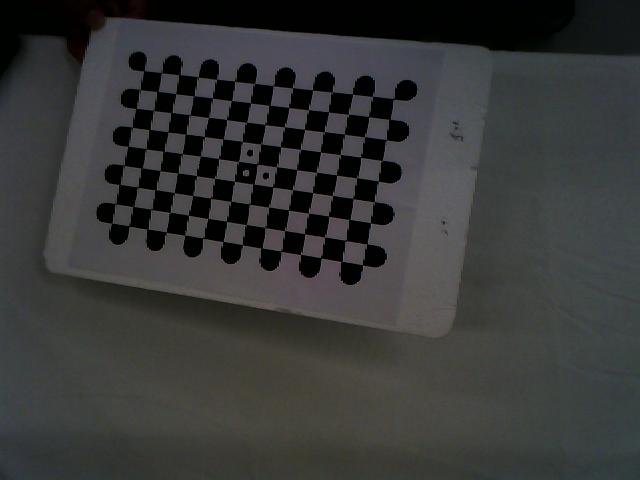
#> input picture catkin_ws/src/ur5_yan/scripts/Radon_calibration/data/19.png, 640 x 480 px
$ jupyter execute '角点检测与可视化.ipynb'
#> lines starting #> are read from the running program, lines starting #| are printed output that depends on the picture
[cell 1]
from matplotlib import pyplot as plt
import cv2
import yaml

## 载入配置

[cell 2]
with open('config/camera_calibration.yaml', 'r', encoding='utf-8') as f:
    config = yaml.load(f.read(), Loader=yaml.SafeLoader)
n_row = config['caliboard']['row']
n_column = config['caliboard']['column']

## 读入图片

[cell 3]
# 读入一个图片
img = cv2.imread("./data/19.png")
#> img is the input picture: shape (480, 640, 3); mean B, G, R 55.7, 56.4, 55.3
# 显示图像
plt.imshow(img[:,:, ::-1])

[cell 4]
# 转换为灰度图
img_gray = cv2.cvtColor(img, cv2.COLOR_BGR2GRAY)
plt.imshow(img_gray, cmap="gray")

[cell 5]
# 标志位
# - cv2.CALIB_CB_ACCURACY： 上采样，保证亚像素级别的精度。
# - cv2.CALIB_CB_EXHAUSTIVE: 执行一个详细的搜索，提高检出率。
# - cv2.CALIB_CB_NORMALIZE_IMAGE：图像均衡化
# meta
# - 4：在画面中出现的marker里面，最左上角的那个marker(圆) 为白底黑圆
ret, corners, meta = cv2.findChessboardCornersSBWithMeta(img_gray, (n_row, n_column), \
        flags=cv2.CALIB_CB_ACCURACY|cv2.CALIB_CB_EXHAUSTIVE|cv2.CALIB_CB_NORMALIZE_IMAGE, meta=4)
#> ret = True; corners = 126 rows, first 8: [111.3, 223.3], [114.8, 203.7], [119.7, 184.3], [123.2, 165.4], [128, 146], [131.2, 127.1], [135.8, 108], [138.9, 89.51]

print(f"角点检测结果：{ret}")
#| 角点检测结果：True

[cell 6]
# 标志位
# - cv2.CALIB_CB_ACCURACY： 上采样，保证亚像素级别的精度。
# - cv2.CALIB_CB_EXHAUSTIVE: 执行一个详细的搜索，提高检出率。
# - cv2.CALIB_CB_NORMALIZE_IMAGE：图像均衡化
# meta
# - 4：在画面中出现的marker里面，最左上角的那个marker(圆) 为白底黑圆
ret, corners, meta = cv2.findChessboardCornersSBWithMeta(img_gray, (9, 14), \
        flags=cv2.CALIB_CB_ACCURACY|cv2.CALIB_CB_EXHAUSTIVE|cv2.CALIB_CB_NORMALIZE_IMAGE)

print(f"角点检测结果：{ret}")
#| 角点检测结果：True

[cell 7]
# 绘制棋盘
canvas = cv2.drawChessboardCorners(img, (n_row, n_column), corners, patternWasFound=True)
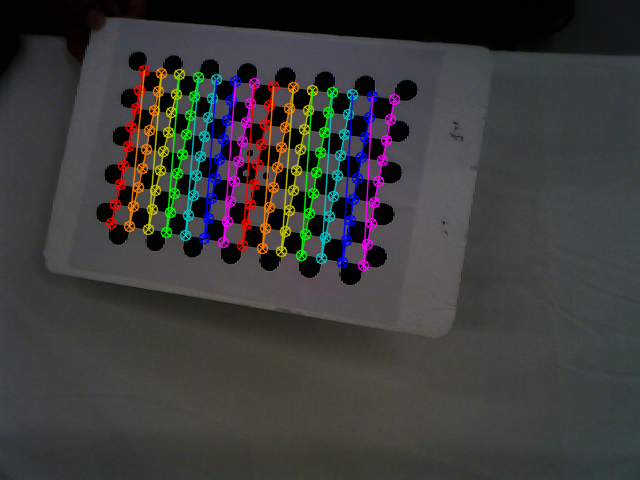
#> canvas: shape (480, 640, 3); mean B, G, R 58.4, 59.4, 59.2
plt.imshow(canvas[:,:, ::-1])

cv2.imwrite("chessboard_canvas.png", canvas)
#> Out = True


$ run again, with catkin_ws/src/ur5_yan/scripts/Radon_calibration/data/1.png copied over catkin_ws/src/ur5_yan/scripts/Radon_calibration/data/19.png
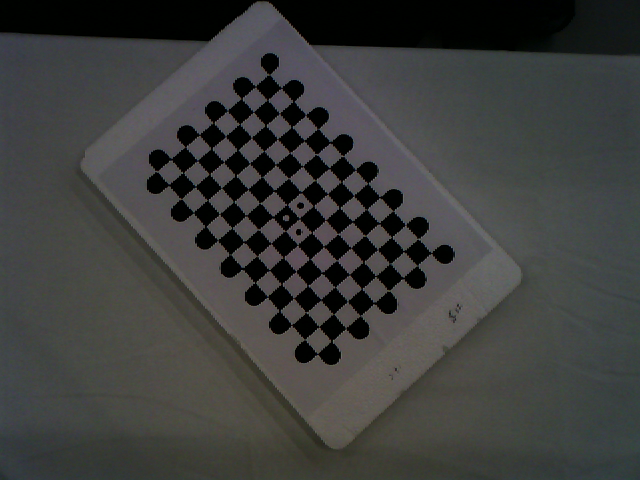
#> input picture catkin_ws/src/ur5_yan/scripts/Radon_calibration/data/1.png, 640 x 480 px
#> img is the input picture: shape (480, 640, 3); mean B, G, R 60.6, 62, 61.1
#> ret = True; corners = 126 rows, first 8: [156.6, 171.1], [171, 159], [185.1, 146.8], [199, 134.7], [213.3, 122.6], [227.3, 110.6], [241.1, 98.51], [254.9, 86.54]
#| 角点检测结果：True
#| 角点检测结果：True
#> `canvas = cv2.drawChessboardCorners(img, (n_row, n_column), corners, pa..`:
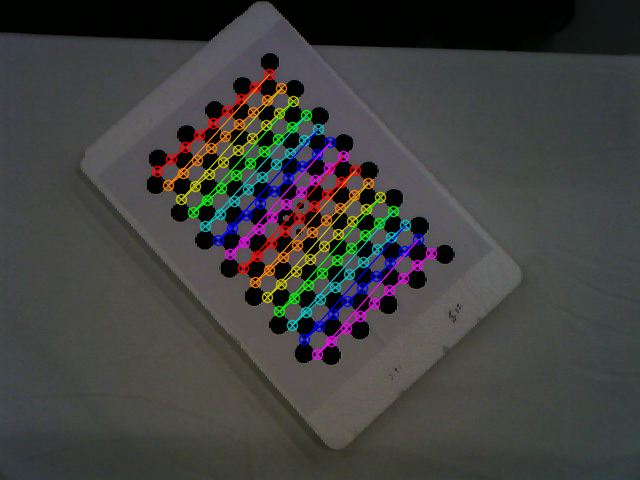
#> canvas: shape (480, 640, 3); mean B, G, R 62.7, 64.5, 64.4
#> Out = True

$ run again, with catkin_ws/src/ur5_yan/scripts/Radon_calibration/data/10.png copied over catkin_ws/src/ur5_yan/scripts/Radon_calibration/data/19.png
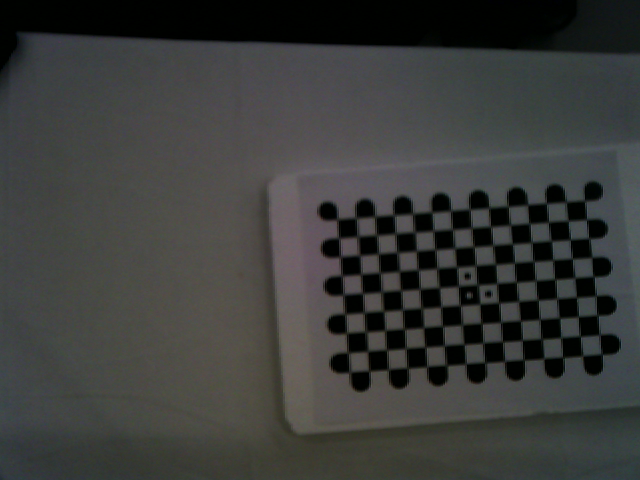
#> input picture catkin_ws/src/ur5_yan/scripts/Radon_calibration/data/10.png, 640 x 480 px
#> img is the input picture: shape (480, 640, 3); mean B, G, R 58.5, 60.3, 58.9
#> ret = True; corners = 126 rows, first 8: [349.4, 372], [347.9, 352.4], [345.9, 332.9], [344.6, 313.8], [342.8, 294.4], [341.6, 275.6], [339.8, 256.5], [338.6, 238.1]
#| 角点检测结果：True
#| 角点检测结果：True
#> `canvas = cv2.drawChessboardCorners(img, (n_row, n_column), corners, pa..`:
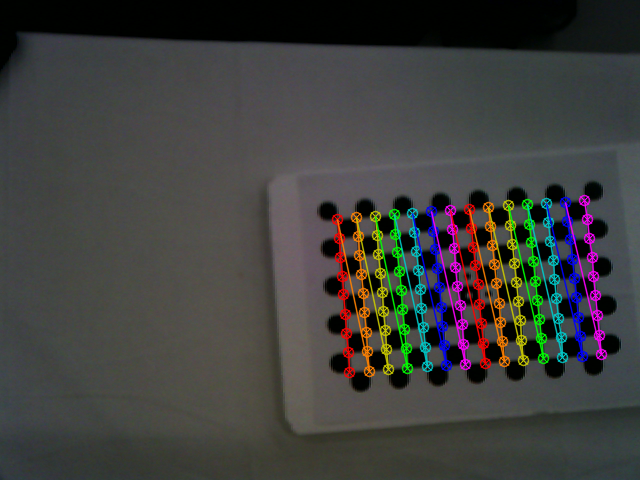
#> canvas: shape (480, 640, 3); mean B, G, R 61.2, 63.2, 62.9
#> Out = True

$ run again, with catkin_ws/src/ur5_yan/scripts/Radon_calibration/data/101.png copied over catkin_ws/src/ur5_yan/scripts/Radon_calibration/data/19.png
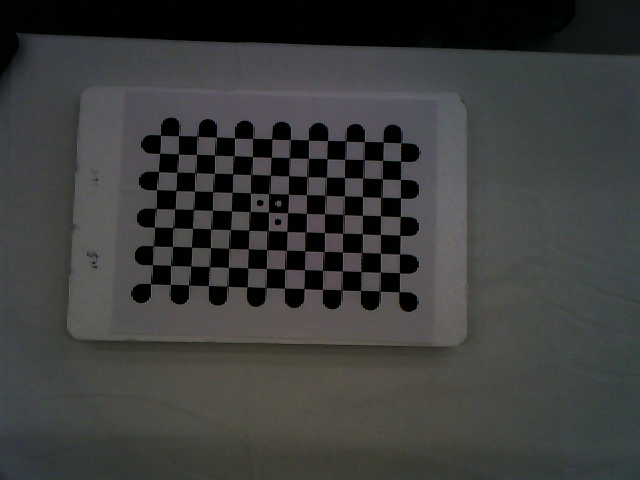
#> input picture catkin_ws/src/ur5_yan/scripts/Radon_calibration/data/101.png, 640 x 480 px
#> img is the input picture: shape (480, 640, 3); mean B, G, R 59.8, 60.8, 59.8
#> ret = True; corners = 126 rows, first 8: [401.5, 142.6], [400.6, 161], [400.4, 179.5], [400.6, 197.9], [400, 216.4], [400, 235], [399.8, 254], [399.4, 272.7]
#| 角点检测结果：True
#| 角点检测结果：True
#> `canvas = cv2.drawChessboardCorners(img, (n_row, n_column), corners, pa..`:
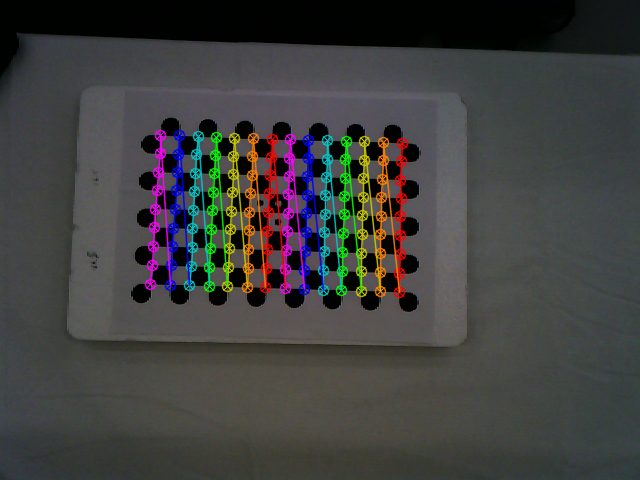
#> canvas: shape (480, 640, 3); mean B, G, R 62.2, 63.6, 63.5
#> Out = True
